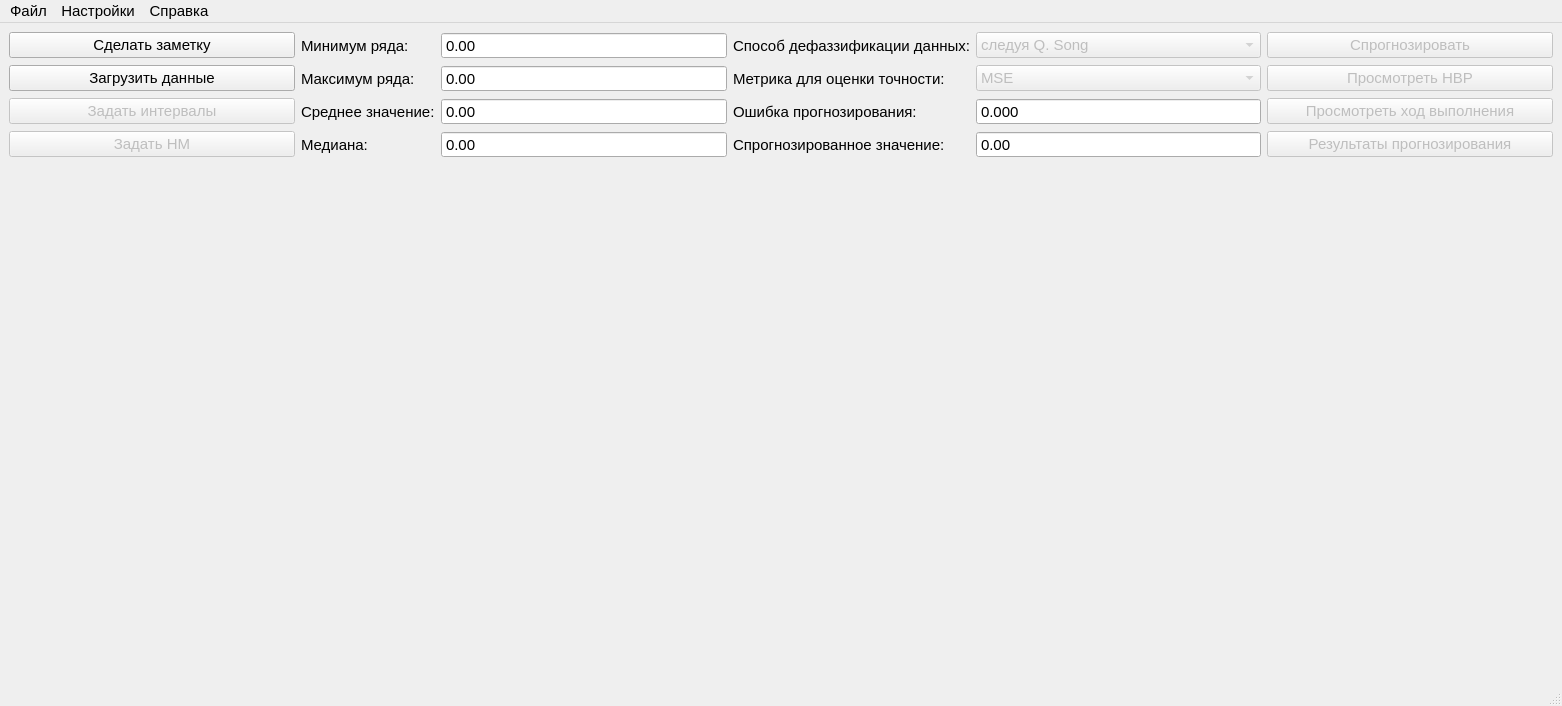
<?xml version="1.0" encoding="UTF-8"?>
<ui version="4.0">
 <class>MainWindow</class>
 <widget class="QMainWindow" name="MainWindow">
  <property name="geometry">
   <rect>
    <x>0</x>
    <y>0</y>
    <width>1562</width>
    <height>706</height>
   </rect>
  </property>
  <property name="font">
   <font>
    <pointsize>11</pointsize>
   </font>
  </property>
  <property name="windowTitle">
   <string>Программа прогнозирования НВР</string>
  </property>
  <property name="windowOpacity">
   <double>1.000000000000000</double>
  </property>
  <widget class="QWidget" name="centralwidget">
   <layout class="QGridLayout" name="gridLayout">
    <item row="0" column="0">
     <widget class="QPushButton" name="noteButton">
      <property name="enabled">
       <bool>true</bool>
      </property>
      <property name="sizePolicy">
       <sizepolicy hsizetype="Expanding" vsizetype="Fixed">
        <horstretch>0</horstretch>
        <verstretch>0</verstretch>
       </sizepolicy>
      </property>
      <property name="toolTip">
       <string>Сделать заметку</string>
      </property>
      <property name="text">
       <string>Сделать заметку</string>
      </property>
     </widget>
    </item>
    <item row="0" column="1">
     <widget class="QLabel" name="minLabel">
      <property name="text">
       <string>Минимум ряда: </string>
      </property>
     </widget>
    </item>
    <item row="0" column="2">
     <widget class="QDoubleSpinBox" name="min">
      <property name="enabled">
       <bool>true</bool>
      </property>
      <property name="sizePolicy">
       <sizepolicy hsizetype="Expanding" vsizetype="Fixed">
        <horstretch>0</horstretch>
        <verstretch>0</verstretch>
       </sizepolicy>
      </property>
      <property name="toolTip">
       <string>Минимальное значение исходного числового ряда</string>
      </property>
      <property name="readOnly">
       <bool>true</bool>
      </property>
      <property name="buttonSymbols">
       <enum>QAbstractSpinBox::NoButtons</enum>
      </property>
      <property name="minimum">
       <double>-1000000000000.000000000000000</double>
      </property>
      <property name="maximum">
       <double>1000000000000.000000000000000</double>
      </property>
     </widget>
    </item>
    <item row="0" column="3">
     <widget class="QLabel" name="label_11">
      <property name="sizePolicy">
       <sizepolicy hsizetype="Fixed" vsizetype="Preferred">
        <horstretch>0</horstretch>
        <verstretch>0</verstretch>
       </sizepolicy>
      </property>
      <property name="maximumSize">
       <size>
        <width>310</width>
        <height>16777215</height>
       </size>
      </property>
      <property name="text">
       <string>Способ дефаззификации данных:</string>
      </property>
     </widget>
    </item>
    <item row="0" column="4">
     <widget class="QComboBox" name="defuzzificationMethod">
      <property name="enabled">
       <bool>false</bool>
      </property>
      <property name="sizePolicy">
       <sizepolicy hsizetype="Expanding" vsizetype="Fixed">
        <horstretch>0</horstretch>
        <verstretch>0</verstretch>
       </sizepolicy>
      </property>
      <property name="toolTip">
       <string>Способ перевода данных из нечёткого представления в числовое</string>
      </property>
      <item>
       <property name="text">
        <string>следуя Q. Song</string>
       </property>
      </item>
      <item>
       <property name="text">
        <string>centroid method</string>
       </property>
      </item>
     </widget>
    </item>
    <item row="0" column="5">
     <widget class="QPushButton" name="predictButton">
      <property name="enabled">
       <bool>false</bool>
      </property>
      <property name="sizePolicy">
       <sizepolicy hsizetype="Expanding" vsizetype="Fixed">
        <horstretch>0</horstretch>
        <verstretch>0</verstretch>
       </sizepolicy>
      </property>
      <property name="toolTip">
       <string>Спрогнозировать на 1 шаг (предварительно необходимо ввести данные, задать интервалы и определить нечёткие множества)</string>
      </property>
      <property name="text">
       <string>Спрогнозировать</string>
      </property>
     </widget>
    </item>
    <item row="1" column="0">
     <widget class="QPushButton" name="getData">
      <property name="toolTip">
       <string>Загрузка исходного временного ряда</string>
      </property>
      <property name="statusTip">
       <string/>
      </property>
      <property name="whatsThis">
       <string/>
      </property>
      <property name="text">
       <string>Загрузить данные</string>
      </property>
     </widget>
    </item>
    <item row="1" column="1">
     <widget class="QLabel" name="maxLabel">
      <property name="text">
       <string>Максимум ряда:</string>
      </property>
     </widget>
    </item>
    <item row="1" column="2">
     <widget class="QDoubleSpinBox" name="max">
      <property name="enabled">
       <bool>true</bool>
      </property>
      <property name="toolTip">
       <string>Максимальное значение исходного числового ряда</string>
      </property>
      <property name="readOnly">
       <bool>true</bool>
      </property>
      <property name="buttonSymbols">
       <enum>QAbstractSpinBox::NoButtons</enum>
      </property>
      <property name="minimum">
       <double>-1000000000000.000000000000000</double>
      </property>
      <property name="maximum">
       <double>1000000000000.000000000000000</double>
      </property>
     </widget>
    </item>
    <item row="1" column="3">
     <widget class="QLabel" name="label_15">
      <property name="text">
       <string>Метрика для оценки точности:</string>
      </property>
     </widget>
    </item>
    <item row="1" column="4">
     <widget class="QComboBox" name="metric">
      <property name="enabled">
       <bool>false</bool>
      </property>
      <property name="toolTip">
       <string>Метрика для оценки точности</string>
      </property>
      <item>
       <property name="text">
        <string>MSE</string>
       </property>
      </item>
      <item>
       <property name="text">
        <string>RMSE</string>
       </property>
      </item>
      <item>
       <property name="text">
        <string>MAE</string>
       </property>
      </item>
      <item>
       <property name="text">
        <string>MAPE</string>
       </property>
      </item>
      <item>
       <property name="text">
        <string>MASE</string>
       </property>
      </item>
     </widget>
    </item>
    <item row="1" column="5">
     <widget class="QPushButton" name="fuzzifyedDataButton">
      <property name="enabled">
       <bool>false</bool>
      </property>
      <property name="toolTip">
       <string>Просмотреть исходный ряд переведённый в нечёткое представление (фаззифицированный)</string>
      </property>
      <property name="text">
       <string>Просмотреть НВР</string>
      </property>
     </widget>
    </item>
    <item row="2" column="0">
     <widget class="QPushButton" name="getIntervals">
      <property name="enabled">
       <bool>false</bool>
      </property>
      <property name="toolTip">
       <string>Задание интервалов для определения нечётких множеств</string>
      </property>
      <property name="text">
       <string>Задать интервалы</string>
      </property>
     </widget>
    </item>
    <item row="2" column="1">
     <widget class="QLabel" name="label">
      <property name="maximumSize">
       <size>
        <width>180</width>
        <height>16777215</height>
       </size>
      </property>
      <property name="text">
       <string>Среднее значение:</string>
      </property>
     </widget>
    </item>
    <item row="2" column="2">
     <widget class="QDoubleSpinBox" name="average">
      <property name="toolTip">
       <string>Среднее арифметическое значений исходного числового ряда</string>
      </property>
      <property name="readOnly">
       <bool>true</bool>
      </property>
      <property name="buttonSymbols">
       <enum>QAbstractSpinBox::NoButtons</enum>
      </property>
      <property name="minimum">
       <double>-1000000000000.000000000000000</double>
      </property>
      <property name="maximum">
       <double>1000000000000.000000000000000</double>
      </property>
     </widget>
    </item>
    <item row="2" column="3">
     <widget class="QLabel" name="label_16">
      <property name="toolTip">
       <string/>
      </property>
      <property name="statusTip">
       <string/>
      </property>
      <property name="text">
       <string>Ошибка прогнозирования:</string>
      </property>
     </widget>
    </item>
    <item row="2" column="4">
     <widget class="QDoubleSpinBox" name="outputAccuracy">
      <property name="enabled">
       <bool>true</bool>
      </property>
      <property name="toolTip">
       <string>Значение ошибки, вычисляемой при помощи указанной метрики, для истинных и предсказанных значений исходного ряда</string>
      </property>
      <property name="readOnly">
       <bool>true</bool>
      </property>
      <property name="buttonSymbols">
       <enum>QAbstractSpinBox::NoButtons</enum>
      </property>
      <property name="decimals">
       <number>3</number>
      </property>
      <property name="maximum">
       <double>1000000000000000.000000000000000</double>
      </property>
     </widget>
    </item>
    <item row="2" column="5">
     <widget class="QPushButton" name="traceButton">
      <property name="enabled">
       <bool>false</bool>
      </property>
      <property name="toolTip">
       <string>Просмотреть промежуточные вычисления</string>
      </property>
      <property name="text">
       <string>Просмотреть ход выполнения</string>
      </property>
     </widget>
    </item>
    <item row="3" column="0">
     <widget class="QPushButton" name="getFS">
      <property name="enabled">
       <bool>false</bool>
      </property>
      <property name="toolTip">
       <string>Определение нечётких множеств</string>
      </property>
      <property name="text">
       <string>Задать НМ</string>
      </property>
     </widget>
    </item>
    <item row="3" column="1">
     <widget class="QLabel" name="label_2">
      <property name="sizePolicy">
       <sizepolicy hsizetype="Fixed" vsizetype="Preferred">
        <horstretch>0</horstretch>
        <verstretch>0</verstretch>
       </sizepolicy>
      </property>
      <property name="font">
       <font>
        <pointsize>11</pointsize>
       </font>
      </property>
      <property name="text">
       <string>Медиана:</string>
      </property>
     </widget>
    </item>
    <item row="3" column="2">
     <widget class="QDoubleSpinBox" name="median">
      <property name="toolTip">
       <string>Медиана исходного числового ряда</string>
      </property>
      <property name="readOnly">
       <bool>true</bool>
      </property>
      <property name="buttonSymbols">
       <enum>QAbstractSpinBox::NoButtons</enum>
      </property>
      <property name="minimum">
       <double>-1000000000000.000000000000000</double>
      </property>
      <property name="maximum">
       <double>1000000000000.000000000000000</double>
      </property>
     </widget>
    </item>
    <item row="3" column="3">
     <widget class="QLabel" name="label_3">
      <property name="text">
       <string>Спрогнозированное значение:</string>
      </property>
     </widget>
    </item>
    <item row="3" column="4">
     <widget class="QDoubleSpinBox" name="predictedValue">
      <property name="readOnly">
       <bool>true</bool>
      </property>
      <property name="buttonSymbols">
       <enum>QAbstractSpinBox::NoButtons</enum>
      </property>
      <property name="minimum">
       <double>-1000000000000.000000000000000</double>
      </property>
      <property name="maximum">
       <double>1000000000000.000000000000000</double>
      </property>
     </widget>
    </item>
    <item row="3" column="5">
     <widget class="QPushButton" name="resultsButton">
      <property name="enabled">
       <bool>false</bool>
      </property>
      <property name="toolTip">
       <string>Спрогнозированный числовой временной ряд</string>
      </property>
      <property name="text">
       <string>Результаты прогнозирования</string>
      </property>
     </widget>
    </item>
    <item row="4" column="0" colspan="6">
     <widget class="QCustomPlot" name="graph" native="true">
      <property name="minimumSize">
       <size>
        <width>200</width>
        <height>150</height>
       </size>
      </property>
      <property name="font">
       <font>
        <pointsize>12</pointsize>
       </font>
      </property>
     </widget>
    </item>
   </layout>
  </widget>
  <widget class="QMenuBar" name="menubar">
   <property name="geometry">
    <rect>
     <x>0</x>
     <y>0</y>
     <width>1562</width>
     <height>29</height>
    </rect>
   </property>
   <widget class="QMenu" name="menu">
    <property name="title">
     <string>Файл</string>
    </property>
    <addaction name="openAction"/>
    <addaction name="saveAction"/>
    <addaction name="saveAsAction"/>
   </widget>
   <widget class="QMenu" name="menu_2">
    <property name="title">
     <string>Настройки</string>
    </property>
    <property name="separatorsCollapsible">
     <bool>true</bool>
    </property>
    <widget class="QMenu" name="menu_4">
     <property name="title">
      <string>Модель прогнозирования</string>
     </property>
     <property name="separatorsCollapsible">
      <bool>false</bool>
     </property>
     <addaction name="predictFTS"/>
     <addaction name="predictWithFT"/>
    </widget>
    <widget class="QMenu" name="menu_5">
     <property name="title">
      <string>Язык / Language</string>
     </property>
     <addaction name="actionRussian"/>
     <addaction name="actionEnglish"/>
    </widget>
    <addaction name="menu_4"/>
    <addaction name="menu_5"/>
   </widget>
   <widget class="QMenu" name="menu_3">
    <property name="title">
     <string>Справка</string>
    </property>
    <property name="separatorsCollapsible">
     <bool>false</bool>
    </property>
    <addaction name="helpAction"/>
   </widget>
   <addaction name="menu"/>
   <addaction name="menu_2"/>
   <addaction name="menu_3"/>
  </widget>
  <widget class="QStatusBar" name="statusbar"/>
  <action name="saveAction">
   <property name="text">
    <string>Сохранить</string>
   </property>
   <property name="toolTip">
    <string>Сохранить результаты работы (Ctrl + S)</string>
   </property>
   <property name="shortcut">
    <string>Ctrl+S</string>
   </property>
  </action>
  <action name="openAction">
   <property name="text">
    <string>Открыть</string>
   </property>
   <property name="toolTip">
    <string>Открыть ранее сохранённые результаты работы (Ctrl + O)</string>
   </property>
   <property name="shortcut">
    <string>Ctrl+O</string>
   </property>
  </action>
  <action name="settingsAction">
   <property name="text">
    <string>Настройки</string>
   </property>
  </action>
  <action name="helpAction">
   <property name="text">
    <string>Справка</string>
   </property>
   <property name="shortcut">
    <string>F1</string>
   </property>
  </action>
  <action name="saveAsAction">
   <property name="text">
    <string>Сохранить как</string>
   </property>
   <property name="toolTip">
    <string>Сохранить результаты работы как (Ctrl + Shift + S)</string>
   </property>
   <property name="shortcut">
    <string>Ctrl+Shift+S</string>
   </property>
  </action>
  <action name="predictFTS">
   <property name="checkable">
    <bool>true</bool>
   </property>
   <property name="checked">
    <bool>true</bool>
   </property>
   <property name="text">
    <string>Прогнозирование НВР</string>
   </property>
   <property name="toolTip">
    <string>Прогнозирование нечётких временных рядов</string>
   </property>
  </action>
  <action name="predictWithFT">
   <property name="checkable">
    <bool>true</bool>
   </property>
   <property name="text">
    <string>Прогнозирование ВР на основе описания нечётких тенденций</string>
   </property>
   <property name="toolTip">
    <string>Прогнозирование временных рядов на основе описания нечётких тенденций</string>
   </property>
  </action>
  <action name="actionRussian">
   <property name="checkable">
    <bool>true</bool>
   </property>
   <property name="checked">
    <bool>true</bool>
   </property>
   <property name="text">
    <string>Русский</string>
   </property>
  </action>
  <action name="actionEnglish">
   <property name="checkable">
    <bool>true</bool>
   </property>
   <property name="text">
    <string>English</string>
   </property>
  </action>
 </widget>
 <customwidgets>
  <customwidget>
   <class>QCustomPlot</class>
   <extends>QWidget</extends>
   <header>qcustomplot.h</header>
   <container>1</container>
  </customwidget>
 </customwidgets>
 <resources/>
 <connections/>
</ui>
